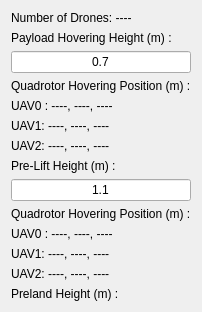
      <widget class="QWidget" name="tab_9">
       <attribute name="title">
        <string>Cooperative Control </string>
       </attribute>
       <layout class="QVBoxLayout" name="verticalLayout_19">
        <item>
         <layout class="QVBoxLayout" name="verticalLayout_18">
          <item>
           <widget class="QLabel" name="Payload_Number_Drones">
            <property name="text">
             <string>Number of Drones: ----</string>
            </property>
           </widget>
          </item>
          <item>
           <widget class="QLabel" name="label_43">
            <property name="text">
             <string>Payload Hovering Height (m) :</string>
            </property>
           </widget>
          </item>
          <item>
           <widget class="QLineEdit" name="Payload_Hovering_Height">
            <property name="text">
             <string>0.7</string>
            </property>
            <property name="alignment">
             <set>Qt::AlignCenter</set>
            </property>
           </widget>
          </item>
          <item>
           <widget class="QLabel" name="label_41">
            <property name="text">
             <string>Quadrotor Hovering Position (m) :</string>
            </property>
           </widget>
          </item>
          <item>
           <widget class="QLabel" name="UAV0_payload_hovering">
            <property name="text">
             <string>UAV0 : ----, ----, ----</string>
            </property>
           </widget>
          </item>
          <item>
           <widget class="QLabel" name="UAV1_payload_hovering">
            <property name="text">
             <string>UAV1: ----, ----, ----</string>
            </property>
           </widget>
          </item>
          <item>
           <widget class="QLabel" name="UAV2_payload_hovering">
            <property name="text">
             <string>UAV2: ----, ----, ----</string>
            </property>
           </widget>
          </item>
          <item>
           <widget class="QLabel" name="label_46">
            <property name="text">
             <string>Pre-Lift Height (m) :</string>
            </property>
           </widget>
          </item>
          <item>
           <widget class="QLineEdit" name="Payload_Prelift_Height">
            <property name="text">
             <string>1.1</string>
            </property>
            <property name="alignment">
             <set>Qt::AlignCenter</set>
            </property>
           </widget>
          </item>
          <item>
           <widget class="QLabel" name="label_35">
            <property name="text">
             <string>Quadrotor Hovering Position (m) :</string>
            </property>
           </widget>
          </item>
          <item>
           <widget class="QLabel" name="UAV0_payload_prelift">
            <property name="text">
             <string>UAV0 : ----, ----, ----</string>
            </property>
           </widget>
          </item>
          <item>
           <widget class="QLabel" name="UAV1_payload_prelift">
            <property name="text">
             <string>UAV1: ----, ----, ----</string>
            </property>
           </widget>
          </item>
          <item>
           <widget class="QLabel" name="UAV2_payload_prelift">
            <property name="text">
             <string>UAV2: ----, ----, ----</string>
            </property>
           </widget>
          </item>
          <item>
           <widget class="QLabel" name="Payload_Preland_Height">
            <property name="text">
             <string>Preland Height (m) : </string>
            </property>
           </widget>
          </item>
         </layout>
        </item>
       </layout>
      </widget>
